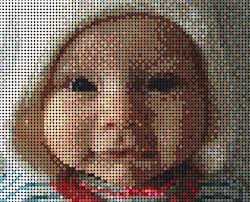
#> input picture image.jpg, 250 x 202 px
$ python main.py
#> lines starting #> are read from the running program, lines starting #| are printed output that depends on the picture
import cv2

# Load the image
image = cv2.imread("image.jpg", cv2.IMREAD_UNCHANGED)
#> image is the input picture: shape (202, 250, 3); mean B, G, R 92.5, 104, 122.5

# Define the new dimensions (width, height) or the scale factor
new_width = 500
new_height = 300

# Resize the image
resized_image = cv2.resize(image, (new_width, new_height))
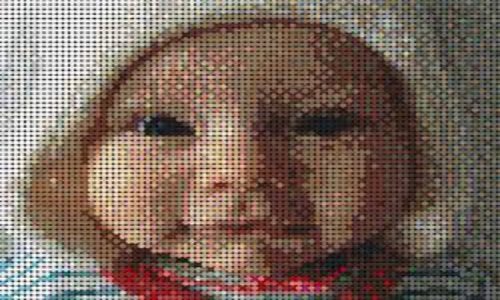
#> resized_image: shape (300, 500, 3); mean B, G, R 92.3, 103.8, 122.3

# Save the resized image
cv2.imwrite("resized_image.jpg", resized_image)

# Optionally, display the resized image
cv2.imshow("Resized Image", resized_image)
cv2.waitKey(0)
cv2.destroyAllWindows()
